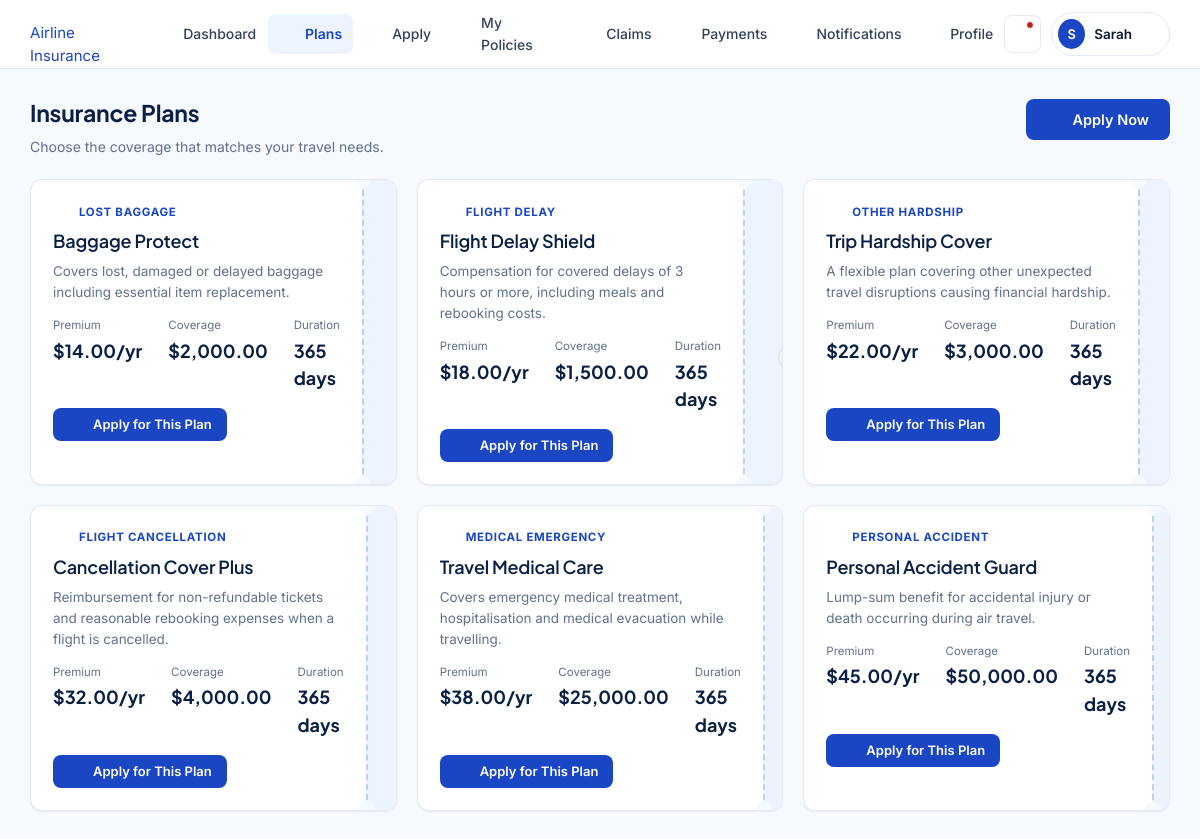
The app's page /customer/plans.php (signed in) with its own data.
### tables this page shows
CREATE TABLE users (
    id INT AUTO_INCREMENT PRIMARY KEY,
    full_name VARCHAR(100) NOT NULL,
    email VARCHAR(150) NOT NULL UNIQUE,
    phone VARCHAR(20) DEFAULT NULL,
    password_hash VARCHAR(255) NOT NULL,
    role ENUM('customer','admin') NOT NULL DEFAULT 'customer',
    status ENUM('active','suspended') NOT NULL DEFAULT 'active',
    failed_attempts INT NOT NULL DEFAULT 0,
    locked_until DATETIME DEFAULT NULL,
    last_login DATETIME DEFAULT NULL,
    created_at TIMESTAMP DEFAULT CURRENT_TIMESTAMP,
    updated_at TIMESTAMP DEFAULT CURRENT_TIMESTAMP ON UPDATE CURRENT_TIMESTAMP
);

CREATE TABLE policy_plans (
    id INT AUTO_INCREMENT PRIMARY KEY,
    plan_code VARCHAR(20) NOT NULL UNIQUE,
    category ENUM('flight_delay','flight_cancellation','lost_baggage','personal_accident','medical_emergency','other') NOT NULL,
    plan_name VARCHAR(120) NOT NULL,
    description TEXT,
    coverage_amount DECIMAL(12,2) NOT NULL,
    premium_amount DECIMAL(10,2) NOT NULL,
    duration_days INT NOT NULL DEFAULT 365,
    status ENUM('active','inactive') NOT NULL DEFAULT 'active',
    created_at TIMESTAMP DEFAULT CURRENT_TIMESTAMP,
    updated_at TIMESTAMP DEFAULT CURRENT_TIMESTAMP ON UPDATE CURRENT_TIMESTAMP
);

### includes/auth.php (called while the page is built, shortened)
<?php
require_once __DIR__.'/../config/database.php';
function is_logged_in(){ return !empty($_SESSION['uid']); }
function current_uid(){ return isset($_SESSION['uid'])?(int)$_SESSION['uid']:null; }
function current_user(){
    $s=db()->prepare('SELECT id,full_name,email,phone,role,status,last_login,created_at FROM users WHERE id=? LIMIT 1');
    $s->execute(array(current_uid())); $u=$s->fetch(); return $u;
}

### config/database.php (called while the page is built, shortened)
<?php
function db(){
    static $pdo=null;
    if($pdo instanceof PDO) return $pdo;
    $dsn='mysql:host='.DB_HOST.';dbname='.DB_NAME.';charset='.DB_CHARSET;
    try{
        $pdo=new PDO($dsn,DB_USER,DB_PASS,array(
            PDO::ATTR_ERRMODE=>PDO::ERRMODE_EXCEPTION,
            PDO::ATTR_DEFAULT_FETCH_MODE=>PDO::FETCH_ASSOC,
            PDO::ATTR_EMULATE_PREPARES=>false));
    }catch(PDOException $e){
        error_log('DB connect failed: '.$e->getMessage());
        http_response_code(500);
        die('<!DOCTYPE html><html><head><title>DB Error</title><style>body{font-family:Arial,sans-serif;background:#f4f7fc;display:flex;align-items:center;justify-content:center;height:100vh;margin:0}.box{text-align:center;padding:40px;background:#fff;border-radius:12px;max-width:460px;box-shadow:0 4px 20px rgba(0,0,0,.08)}h2{color:#0a1f44}p{color:#62718c}</style></head><body><div class="box"><h2>Database Unavailable</h2><p>Please ensure MySQL is running in XAMPP and that you have imported <code>database/schema.sql</code> into phpMyAdmin.</p></div></body></html>');
    }
    return $pdo;
}

### customer/plans.php (the view, shortened to what this page needs)
<?php
require_once __DIR__.'/../includes/customer_layout.php';
$pdo=db();
$plans=$pdo->query('SELECT * FROM policy_plans WHERE status="active" ORDER BY premium_amount ASC')->fetchAll();
render_customer_header('plans');
?>
<div class="page-head">
  <div><h2>Insurance Plans</h2><p>Choose the coverage that matches your travel needs.</p></div>
  <a href="<?=BASE_URL?>/customer/apply.php" class="btn btn-primary"><?=icon('plus')?> Apply Now</a>
</div>
<div style="display:grid;grid-template-columns:repeat(auto-fill,minmax(340px,1fr));gap:20px">
<?php foreach($plans as $plan): ?>
  <div class="bc">
    <div class="bc-main">
      <div class="bc-eye"><?=icon(category_icon($plan['category']))?> <?=e(category_label($plan['category']))?></div>
      <h3><?=e($plan['plan_name'])?></h3>
      <p style="font-size:13.5px;color:var(--ink-500);margin:8px 0 0"><?=e($plan['description'])?></p>
      <div class="bc-amounts">
        <div><span>Premium</span><strong><?=format_money($plan['premium_amount'])?>/yr</strong></div>
        <div><span>Coverage</span><strong><?=format_money($plan['coverage_amount'])?></strong></div>
        <div><span>Duration</span><strong><?=$plan['duration_days']?> days</strong></div>
      </div>
      <div style="margin-top:16px">
        <a href="<?=BASE_URL?>/customer/apply.php?plan=<?=$plan['id']?>" class="btn btn-primary btn-sm"><?=icon('arrow-right')?> Apply for This Plan</a>
      </div>
    </div>
    <div class="bc-stub">
      <?=status_badge($plan['status'])?>
    </div>
  </div>
<?php endforeach; ?>
</div>
<?php render_customer_footer(); ?>

### includes/customer_layout.php (shortened to what this page needs)
<?php
function render_customer_header($active='dashboard'){
    $u=current_user();
    $initials=strtoupper(substr($u['full_name'],0,1));
    $uc=unread_count($u['id']);
    $bu=BASE_URL;
    echo '<!DOCTYPE html>
<html lang="en">
<head>
<meta charset="UTF-8"><meta name="viewport" content="width=device-width,initial-scale=1">
<title>'.htmlspecialchars($GLOBALS['pageTitle']??'Dashboard',ENT_QUOTES).' — Airline Insurance</title>
<link rel="preconnect" href="https://fonts.googleapis.com">
<link href="https://fonts.googleapis.com/css2?family=Plus+Jakarta+Sans:wght@400;600;700&family=Inter:wght@400;500;600&display=swap" rel="stylesheet">
<link rel="stylesheet" href="'.$bu.'/assets/css/style.css">
<link rel="stylesheet" href="'.$bu.'/assets/css/customer.css">
</head>
<body>';
    $navLinks=array(
        'dashboard'=>array('icon'=>'home','label'=>'Dashboard','href'=>$bu.'/customer/dashboard.php'),
        'plans'=>array('icon'=>'briefcase','label'=>'Plans','href'=>$bu.'/customer/plans.php'),
        'apply'=>array('icon'=>'file-text','label'=>'Apply','href'=>$bu.'/customer/apply.php'),
        'policies'=>array('icon'=>'shield','label'=>'My Policies','href'=>$bu.'/customer/policies.php'),
        'claims'=>array('icon'=>'alert-triangle','label'=>'Claims','href'=>$bu.'/customer/claims.php'),
        'payments'=>array('icon'=>'credit-card','label'=>'Payments','href'=>$bu.'/customer/payments.php'),
        'notifications'=>array('icon'=>'bell','label'=>'Notifications','href'=>$bu.'/customer/notifications.php'),
        'profile'=>array('icon'=>'user','label'=>'Profile','href'=>$bu.'/customer/profile.php'),
    );
    echo '<div class="nav-overlay" id="nav-overlay"></div>
<header class="cust-topbar">
  <div class="topbar-inner">
    <div style="display:flex;align-items:center;gap:14px">
      <button class="ham-btn" id="ham-btn" aria-label="Toggle navigation" aria-expanded="false" aria-controls="cust-nav">'.icon('menu').'</button>
      <a href="'.$bu.'/" class="brand light">'.icon('shield').' Airline Insurance</a>
    </div>
    <nav class="cust-nav" id="cust-nav">';
    foreach($navLinks as $key=>$nl){
        $cls=$key===$active?'active':'';
        echo '<a href="'.htmlspecialchars($nl['href'],ENT_QUOTES).'" class="'.$cls.'">'.icon($nl['icon']).' '.htmlspecialchars($nl['label'],ENT_QUOTES).'</a>';
    }
    echo '</nav>
    <div class="topbar-right">
      <a href="'.$bu.'/customer/notifications.php" class="icon-btn notif-btn" aria-label="Notifications">'.icon('bell').($uc>0?'<span class="ndot"></span>':'').'</a>
      <div class="user-chip" id="user-chip">
        <div class="av">'.htmlspecialchars($initials,ENT_QUOTES).'</div>
        <span class="uname">'.htmlspecialchars(explode(' ',$u['full_name'])[0],ENT_QUOTES).'</span>
        '.icon('chevron-down').'
        <div class="dropdown" id="user-dropdown">
          <a href="'.$bu.'/customer/profile.php">'.icon('user').' Profile</a>
          <a href="'.$bu.'/customer/notifications.php">'.icon('bell').' Notifications'.($uc>0?' <span class="badge badge-active" style="margin-left:auto;padding:2px 7px">'.$uc.'</span>':'').'</a>
          <hr>
          <form method="post" action="'.$bu.'/auth/logout.php" style="margin:0">
            '.csrf_field().'
            <button type="submit">'.icon('logout').' Log Out</button>
          </form>
        </div>
      </div>
    </div>
  </div>
</header>
<main class="cust-main">';
}
function render_customer_footer(){
    echo '</main>';
    echo '<script src="'.BASE_URL.'/assets/js/app.js"></script></body></html>';
}

### includes/icons.php (shortened to what this page needs)
<?php
function icon($name,$cls=''){
    $c='class="icon '.htmlspecialchars($cls,ENT_QUOTES,'UTF-8').'" width="20" height="20" viewBox="0 0 24 24" fill="none" stroke="currentColor" stroke-width="1.8" stroke-linecap="round" stroke-linejoin="round" aria-hidden="true"';
    $body=isset($p[$name])?$p[$name]:$p['info'];
    return '<svg '.$c.'>'.$body.'</svg>';
}

### assets/css/style.css (style rules this page uses)
:root { --white:#fff;--blue-50:#eef4ff;--blue-100:#dde9ff;--blue-200:#b9d1ff; --blue-400:#4d7ef0;--blue-500:#2458e8;--blue-600:#1a46c4;--blue-700:#14379c; --navy-900:#0a1f44;--ink-900:#0c1a30;--ink-700:#34415c;--ink-500:#62718c; --ink-300:#9aa6bc;--line-200:#e3e9f5;--line-100:#eef2fa;--surface:#f6f9fd; --ok-600:#157a5a;--ok-50:#e9f7f1;--warn-600:#9a6b07;--warn-50:#fdf3df; --bad-600:#b3261e;--bad-50:#fdecec; --shadow-sm:0 1px 2px rgba(10,31,68,.06); --shadow-md:0 6px 20px rgba(10,31,68,.08); --shadow-lg:0 16px 40px rgba(10,31,68,.12); --r-sm:8px;--r-md:12px;--r-lg:18px;--r-pill:999px; --font-d:'Plus Jakarta Sans','Segoe UI',Arial,sans-serif; --font-b:'Inter','Segoe UI',Arial,sans-serif; }
* { box-sizing:border-box; }
html { -webkit-text-size-adjust:100%; }
body { margin:0;font-family:var(--font-b);color:var(--ink-900);background:var(--surface);font-size:15px;line-height:1.55;-webkit-font-smoothing:antialiased; }
h1,h2,h3,h4,h5 { font-family:var(--font-d);color:var(--navy-900);margin:0 0 8px;line-height:1.25;letter-spacing:-.01em; }
h2 { font-size:23px;font-weight:700; }
h3 { font-size:18px;font-weight:600; }
p { margin:0 0 12px;color:var(--ink-700); }
a { color:var(--blue-600);text-decoration:none; }
img,svg { display:block;max-width:100%; }
.icon { flex-shrink:0; }
.page-head { display:flex;align-items:flex-start;justify-content:space-between;gap:16px;flex-wrap:wrap;margin-bottom:22px; }
.page-head p { margin:4px 0 0;color:var(--ink-500);font-size:14px; }
.btn { display:inline-flex;align-items:center;justify-content:center;gap:8px;font-family:var(--font-b);font-size:14.5px;font-weight:600;padding:11px 20px;border-radius:var(--r-sm);border:1px solid transparent;cursor:pointer;transition:background-color .15s,color .15s,border-color .15s,box-shadow .15s;white-space:nowrap;line-height:1.2; }
.btn .icon { width:17px;height:17px; }
.btn-primary { background:var(--blue-600);color:var(--white); }
.btn-sm { padding:7px 14px;font-size:13px; }
.icon-btn { display:inline-flex;align-items:center;justify-content:center;width:38px;height:38px;border-radius:var(--r-sm);border:1px solid var(--line-200);background:var(--white);color:var(--ink-700);cursor:pointer;transition:background-color .15s,border-color .15s; }
.bc { position:relative;display:grid;grid-template-columns:1fr auto;background:var(--white);border:1px solid var(--line-200);border-radius:var(--r-md);box-shadow:var(--shadow-sm);overflow:hidden; }
.bc-main { padding:22px; }
.bc-stub { width:128px;background:var(--blue-50);border-left:2px dashed var(--blue-200);padding:20px 14px;display:flex;flex-direction:column;align-items:center;justify-content:center;text-align:center;gap:6px;position:relative; }
.bc-stub::before,.bc-stub::after { content:"";position:absolute;width:16px;height:16px;background:var(--surface);border-radius:50%;left:-9px; }
.bc-stub::before { top:-8px; }
.bc-stub::after { bottom:-8px; }
.bc-eye { display:inline-flex;align-items:center;gap:6px;font-size:11.5px;font-weight:700;text-transform:uppercase;letter-spacing:.06em;color:var(--blue-600);margin-bottom:8px; }
.bc-amounts { display:flex;gap:26px;margin-top:14px; }
.bc-amounts div span { display:block;font-size:11.5px;color:var(--ink-500);margin-bottom:2px; }
.bc-amounts div strong { font-family:var(--font-d);font-size:18px;color:var(--navy-900); }

### records on screen
users: full_name "S", full_name "Sarah"
policy_plans: category "LOST BAGGAGE", plan_name "Baggage Protect", description "Covers lost, damaged or delayed baggage including essential item replacement.", premium_amount "$14.00", coverage_amount "$2,000.00", duration_days "365"
policy_plans: category "FLIGHT DELAY", plan_name "Flight Delay Shield", description "Compensation for covered delays of 3 hours or more, including meals and rebooking costs.", premium_amount "$18.00", coverage_amount "$1,500.00", duration_days "365"
policy_plans: category "OTHER HARDSHIP", plan_name "Trip Hardship Cover", description "A flexible plan covering other unexpected travel disruptions causing financial hardship.", premium_amount "$22.00", coverage_amount "$3,000.00", duration_days "365"
policy_plans: category "FLIGHT CANCELLATION", plan_name "Cancellation Cover Plus", description "Reimbursement for non-refundable tickets and reasonable rebooking expenses when a flight is cancelled.", premium_amount "$32.00", coverage_amount "$4,000.00", duration_days "365"
policy_plans: category "MEDICAL EMERGENCY", plan_name "Travel Medical Care", description "Covers emergency medical treatment, hospitalisation and medical evacuation while travelling.", premium_amount "$38.00", coverage_amount "$25,000.00", duration_days "365"
policy_plans: category "PERSONAL ACCIDENT", plan_name "Personal Accident Guard", description "Lump-sum benefit for accidental injury or death occurring during air travel.", premium_amount "$45.00", coverage_amount "$50,000.00", duration_days "365"

### other values on screen
$nl['label'] "Dashboard"
$nl['label'] "Plans"
$nl['label'] "Apply"
$nl['label'] "My Policies"
$nl['label'] "Claims"
$nl['label'] "Payments"
$nl['label'] "Notifications"
$nl['label'] "Profile"
